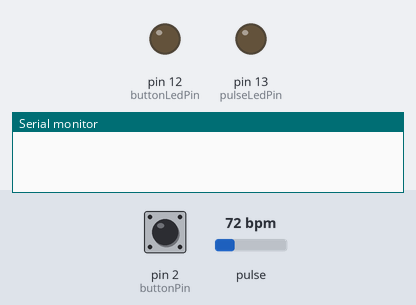
Bench run of a sketch on a simulated Arduino Uno, built with avr-gcc and run on an emulated ATmega328P. On the bench: output pins drawn as LEDs (lit = HIGH), the last lines printed to the serial monitor. Dashed ring = blinking. Inputs (shaded band) come from the test bench; at power-on: pin 2 (buttonPin) LOW, pulse 72 bpm.

Above: at 1.2 s.
1.3 s: pin 2 (buttonPin) pulled HIGH for 1 s
At 3.2 s:
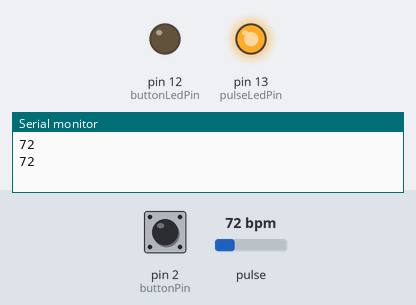
3.8 s: pin 2 (buttonPin) pulled HIGH for 3.2 s
At 4.3 s:
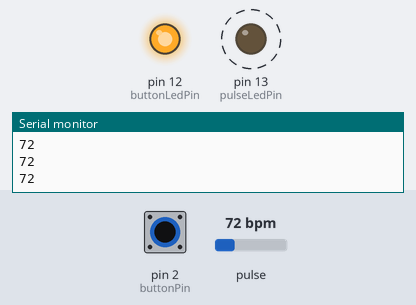
8.5 s: pin 2 (buttonPin) pulled HIGH for 0.15 s
At 8.57 s:
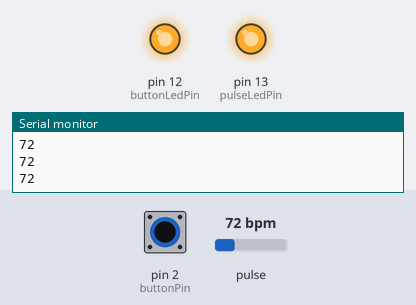
Timing chart, 0 to 11.5 s (numbered marks = the images above; inputs shaded):
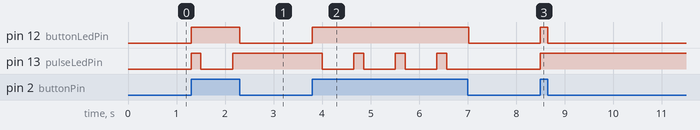

Measured:
- after the input at 1.3 s, pin 12 (buttonLedPin): LOW → HIGH at once, → LOW 1.0 s later; pin 13 (pulseLedPin): LOW → HIGH at once, → LOW 0.20 s later, → HIGH 0.65 s later
- after the input at 3.8 s, pin 12 (buttonLedPin): LOW → HIGH at once, → LOW 3.2 s later; pin 13 (pulseLedPin): alternates HIGH for 0.20 s and LOW for 0.65 s, 7 changes in all, then stays LOW, starting after 0.20 s
- after the input at 8.5 s, pin 12 (buttonLedPin): LOW → HIGH at once, → LOW 0.15 s later; pin 13 (pulseLedPin): LOW → HIGH at once

The sketch:

arduino.ino
```cpp
#define USE_ARDUINO_INTERRUPTS true
#include <PulseSensorPlayground.h>


// costanti
#define buttonPin 2      // pin: pulsante
#define buttonLedPin 12  // pin: quando il led si accende indica che é possibile effettuare una misurazione

#define pulsePinAnalog 0 // pin: sensore battito
#define pulseLedPin 13   // pin: quando il led si accende indica che il sensore ha rilevato il nostro battito
#define threshold 450

// variabili
int buttonState = 0;         // stato: per controllare lo stato del pulsante
int i = 0;

PulseSensorPlayground pulseSensor; // istanza di PulseSensorPlayground

void setup()
{
  // serial monitor
  Serial.begin(9600);

  // configurazione oggetto pulseSensor
  pulseSensor.analogInput(pulsePinAnalog);  // assegnazione pin analogico all'oggetto
  pulseSensor.blinkOnPulse(pulseLedPin);
  pulseSensor.setThreshold(threshold);      // assegnazione della soglia massima per evitare segnalazioni errate

  // inizializza la modalitá del buttonLedPin come OUTPUT
  pinMode(buttonLedPin, OUTPUT);
  // inizializza la modalitá del buttonPin come INPUT
  pinMode(buttonPin, INPUT);

  pulseSensor.begin();
}

void loop()
{
  int myBPM;

  buttonState = digitalRead(buttonPin); // legge lo stato attuale del pulsante

  // controlla se il pulsante é "cliccato". Se si, lo stato é HIGH:
  if (buttonState == HIGH)
  {
    // accendi il LED:
    digitalWrite(buttonLedPin, HIGH);

    // inizia la misurazione
    myBPM = pulseSensor.getBeatsPerMinute();

    if(pulseSensor.sawStartOfBeat())
      Serial.println(myBPM);

    delay(50);
  }
  else
  {
    // spegni il LED:
    digitalWrite(buttonLedPin, LOW);
  }
}
```
